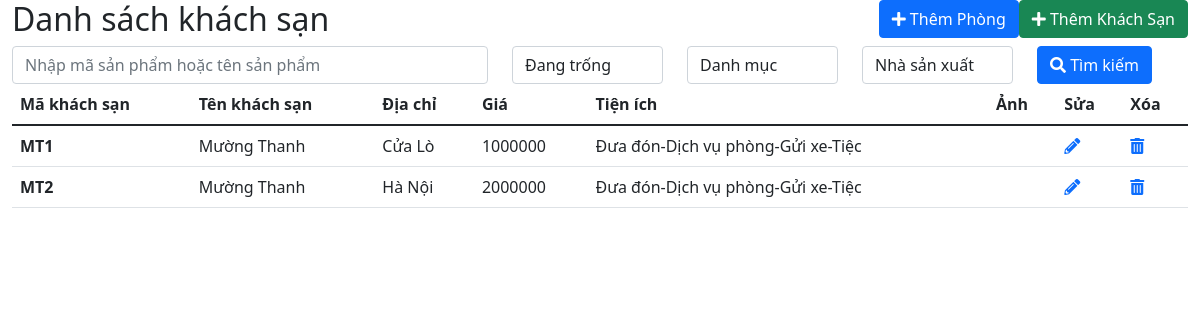
The page /admin/hotel/hotel.php on the database as committed earlier.
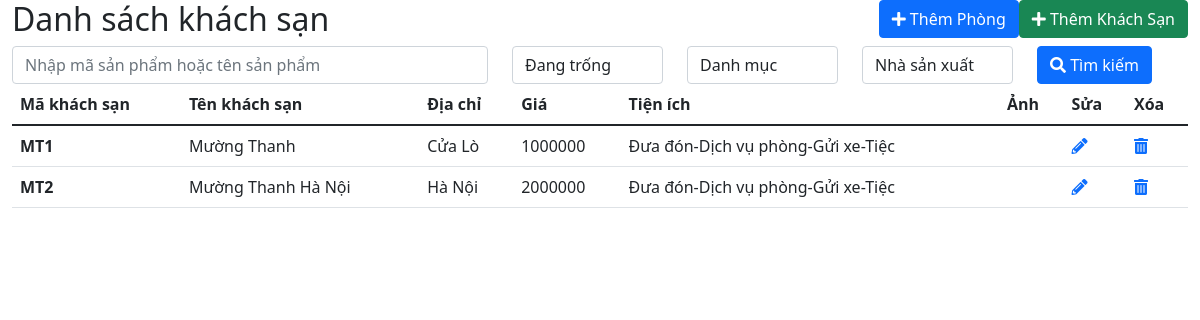
The same page on the database as committed later.
### tables this page shows
CREATE TABLE `khachsan` (
  `makhachsan` varchar(10) NOT NULL,
  `tenkhachsan` varchar(50) DEFAULT NULL,
  `diachi` varchar(100) DEFAULT NULL,
  `gia` int(11) DEFAULT NULL,
  `tienich` varchar(100) NOT NULL,
  `anh` varchar(255) NOT NULL,
  `tongquan` text NOT NULL,
  `quytacchung` text NOT NULL,
  `url_map` varchar(500) NOT NULL
);

### admin/hotel/hotel.php (the view, shortened to what the changed rows need)
<!DOCTYPE html>
<html lang="en">
<head>
    <link rel="stylesheet" href="/Hahalolo/admin/css/css1.css">
    <link rel="stylesheet" href="//use.fontawesome.com/releases/v5.0.7/css/all.css">
    <link href="https://cdn.jsdelivr.net/npm/bootstrap@5.1.3/dist/css/bootstrap.min.css" rel="stylesheet">
</head>
<body>
    <div class="container-fluid">
        <div class="products">
            <div class="nav row">
                <div class="col-md-4 col-md-offset-2">
                    <div class="left-action text-left clearfix">
                        <h2>Danh sách khách sạn</h2>
                    </div>
                </div>
            </div>
            <div class="products-content">
                <div class="room-main-body">
                    <table class="table">
                        <thead>
                            <tr>
                                <th scope="col">Mã khách sạn</th>
                                <th scope="col">Tên khách sạn</th>
                                <th scope="col">Địa chỉ</th>
                                <th scope="col">Giá</th>
                                <th scope="col">Tiện ích</th>
                                <th scope="col">Ảnh</th>
                                <th scope="col">Sửa</th>
                                <th scope="col">Xóa</th>
                            </tr>
                        </thead>
                        <tbody>
                            <?php
                            $conn = mysqli_connect('localhost', 'root', '', 'db_hahalolo');
                            $sql = "SELECT * FROM khachsan ";
                            $result = mysqli_query($conn, $sql);
                            if (mysqli_num_rows($result) > 0) {
                                while ($row = mysqli_fetch_assoc($result)) {
                            ?>
                                    <tr>
                                        <th scope="row"><?php echo $row['makhachsan']; ?></th>
                                        <td><?php echo $row['tenkhachsan']; ?></td>
                                        <td><?php echo $row['diachi']; ?></td>
                                        <td><?php echo $row['gia']; ?></td>
                                        <td><?php echo $row['tienich']; ?></td>
                                        <td><?php echo $row['anh']; ?></td>
                                        <td><a href="/Hahalolo/admin/hotel/edit-hotel.php?makhachsan=<?php echo $row['makhachsan']; ?>"><i class="fas fa-pencil-alt"></i></a></td>
                                        <td><a href="/Hahalolo/admin/hotel/delete-hotel.php?makhachsan=<?php echo $row['makhachsan']; ?>"><i class="fas fa-trash-alt"></i></a></td>
                                    </tr>
                            <?php
                                }
                            }
                            ?>
                        </tbody>
                    </table>
                </div>
            </div>
        </div>
    </div>
</body>
</html>

Rows that differ between the two databases and show on the page:
changed khachsan "MT2": tenkhachsan "Mường Thanh" → "Mường Thanh Hà Nội"
